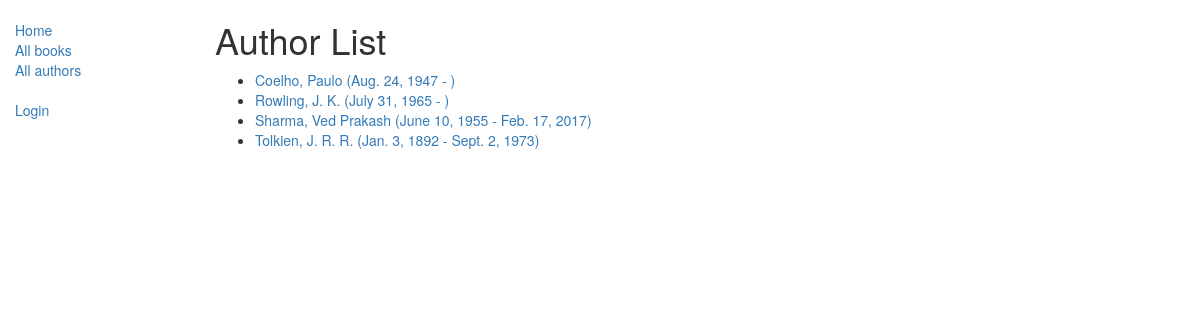
The app's page /catalog/authors/, older data.
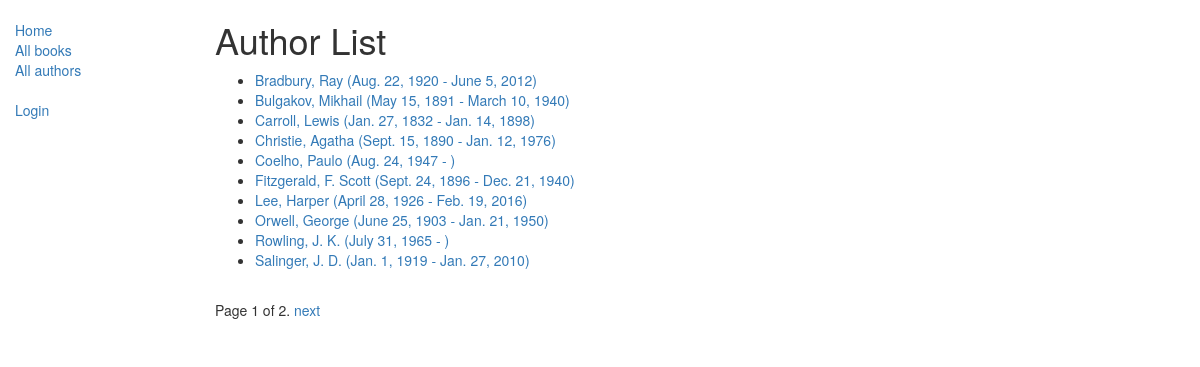
The same page, newer data.
### catalog/models.py (models this page shows)
class Author(models.Model):
    first_name = models.CharField(max_length=100)
    last_name = models.CharField(max_length=100)
    date_of_birth = models.DateField(null=True, blank=True)
    date_of_death = models.DateField('died', null=True, blank=True)
    def get_absolute_url(self):
        return reverse('author-detail', args=[str(self.id)])
    def __str__(self):
        return '{0}, {1}'.format(self.last_name, self.first_name)
    class Meta:
        ordering = ['last_name']

### catalog/views.py (the view)
# urls.py: path('authors/', views.AuthorListView.as_view(), name='authors'),
class AuthorListView(generic.ListView):
    model = Author
    paginate_by = 10

### catalog/templates/catalog/author_list.html (shortened to what this page needs)
{% extends "base_generic.html" %}
{% block content %}
<h1>Author List</h1>
{% if author_list %}
  <ul>
  {% for author in author_list %}
    <li>
      <a href="{{ author.get_absolute_url }}">
      {{ author }} ({{author.date_of_birth}} - {% if author.date_of_death %}{{author.date_of_death}}{% endif %})
      </a>
    </li>
  {% endfor %}
 </ul>
{% else %}
  <p>There are no authors available.</p>
{% endif %}
{% endblock %}

Row changes from the older to the newer data that the page shows:
no longer on this page (row unchanged): Author: last_name+first_name "Sharma, Ved Prakash", date_of_birth "June 10, 1955", date_of_death "Feb. 17, 2017"
no longer on this page (row unchanged): Author: last_name+first_name "Tolkien, J. R. R.", date_of_birth "Jan. 3, 1892", date_of_death "Sept. 2, 1973"
added Author: last_name+first_name "Bradbury, Ray", date_of_birth "Aug. 22, 1920", date_of_death "June 5, 2012"
added Author: last_name+first_name "Bulgakov, Mikhail", date_of_birth "May 15, 1891", date_of_death "March 10, 1940"
added Author: last_name+first_name "Carroll, Lewis", date_of_birth "Jan. 27, 1832", date_of_death "Jan. 14, 1898"
added Author: last_name+first_name "Christie, Agatha", date_of_birth "Sept. 15, 1890", date_of_death "Jan. 12, 1976"
added Author: last_name+first_name "Fitzgerald, F. Scott", date_of_birth "Sept. 24, 1896", date_of_death "Dec. 21, 1940"
added Author: last_name+first_name "Lee, Harper", date_of_birth "April 28, 1926", date_of_death "Feb. 19, 2016"
added Author: last_name+first_name "Orwell, George", date_of_birth "June 25, 1903", date_of_death "Jan. 21, 1950"
added Author: last_name+first_name "Salinger, J. D.", date_of_birth "Jan. 1, 1919", date_of_death "Jan. 27, 2010"
Text that changed along with them:
{{ page_obj.number }}: (not shown) → "1"
{{ page_obj.paginator.num_pages }}: (not shown) → "2"
text now shown: "Page of . next"
